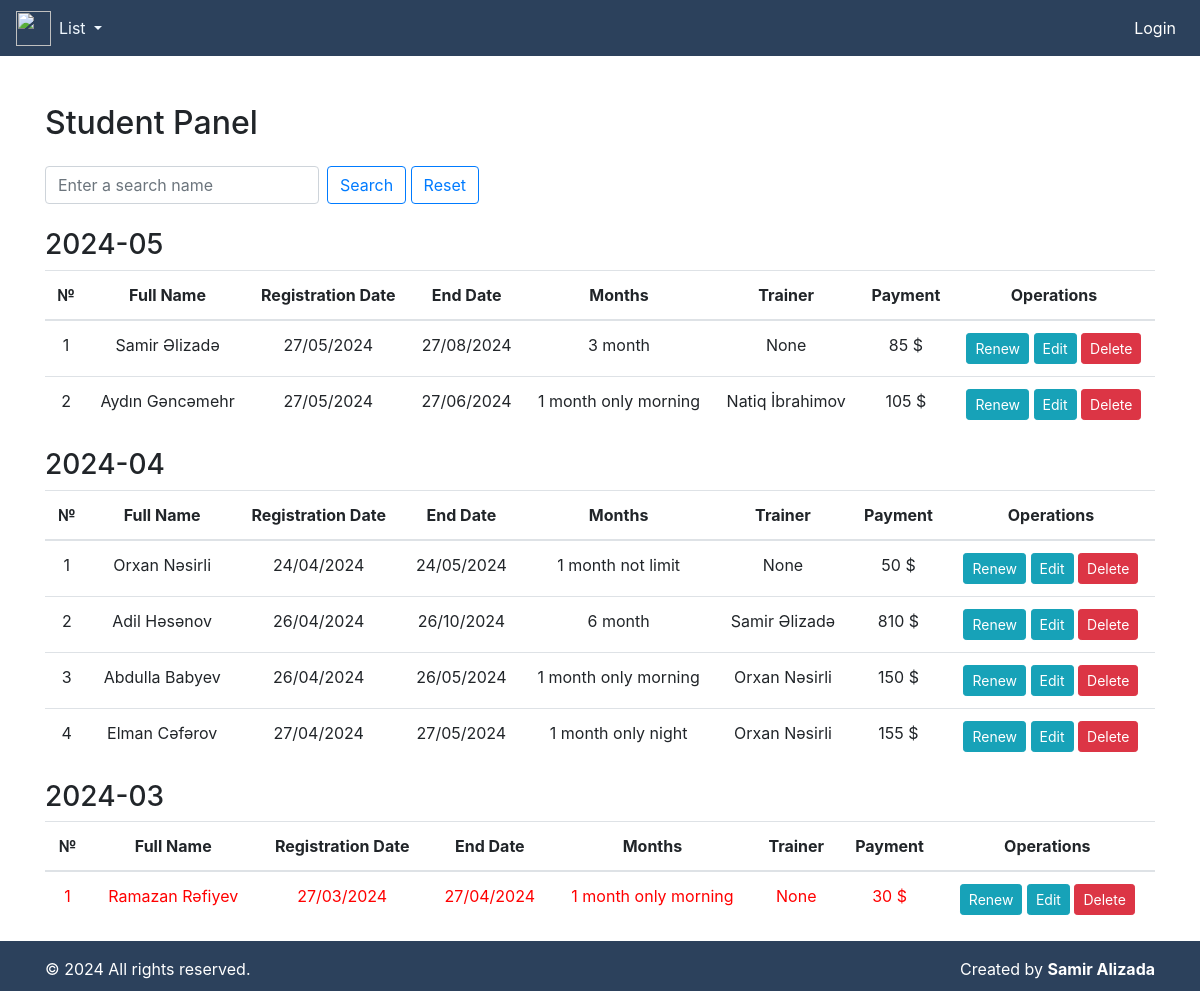
Page /student-panel/ on the earlier database version.
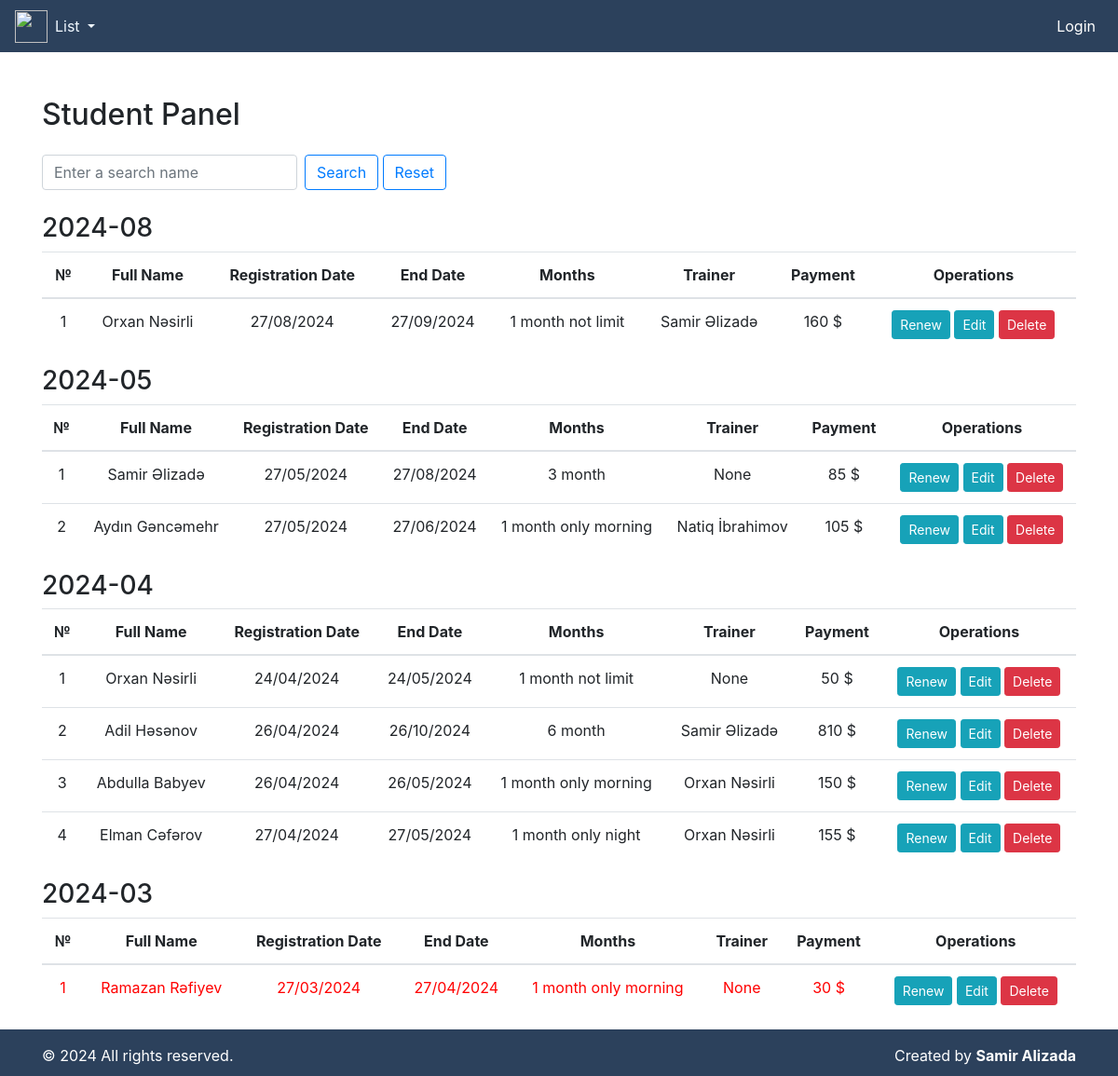
Same page on the later database version.
### fitness/models.py (models this page shows, shortened)
class Student(models.Model):
    full_name = models.CharField(max_length=100)
    registration_date = models.DateField(default=timezone.now)
    months_duration = models.ForeignKey(MonthlyPricing, on_delete=models.CASCADE, null=True, blank=True)
    trainer = models.ForeignKey(Trainer, on_delete=models.CASCADE, null=True, blank=True)
    payment = models.IntegerField(default=0)
    end_date = models.DateField(null=True, blank=True)

class MonthlyPricing(models.Model):
    name = models.CharField(max_length=30, null=True)
    month = models.IntegerField()
    price = models.IntegerField()
    def __str__(self) -> str:
        return f"{self.name}"

class Trainer(models.Model):
    full_name = models.CharField(max_length=100)
    registration_date = models.DateField(default=timezone.now)
    monthly_fee = models.IntegerField()
    student_fee = models.IntegerField()
    def __str__(self) -> str:
        return f"{self.full_name}"

### fitness/views.py (the view)
# urls.py: path('student-panel/', student_panel, name='student_panel'),
def student_panel(request):
    today = date.today()
    query = request.GET.get('q')
    students = Student.objects.all()
    if query:
        students = students.filter(full_name__icontains=query)
    grouped_students = {}
    for student in students:
        month = student.registration_date.strftime('%Y-%m')
        if month not in grouped_students:
            grouped_students[month] = []
        grouped_students[month].append(student)
    sorted_grouped_students = dict(sorted(grouped_students.items(), key=lambda x: x[0], reverse=True))
    return render(request, 'student_panel.html', {'grouped_students': sorted_grouped_students, 'today': today, 'month': month})

### templates/student_panel.html (shortened to what this page needs)
{% include "index.html" %}
{% block content %}
<div class="container mt-5">
    <h2 class="mb-4">Student Panel</h2>
    <form method="GET" class="mb-3">
        <div class="form-inline mb-4">
            <input type="text" name="q" class="form-control mr-sm-2" placeholder="Enter a search name">
            <button class="btn btn-outline-primary my-2 my-sm-0" type="submit">Search</button>
            <a href="{% url 'student_panel' %}"><button class="btn btn-outline-primary my-2 my-sm-0" type="submit">Reset</button>
            </a>
        </div>
    </form>
    {% for month, students in grouped_students.items %}
        <h3>{{ month }}</h3>
    <table class="table text-center">
        <thead>
            <tr>
                <th scope="col">№</th>
                <th scope="col">Full Name</th>
                <th scope="col">Registration Date</th>
                <th scope="col">End Date</th>
                <th scope="col">Months</th>
                <th scope="col">Trainer</th>
                <th scope="col">Payment</th>
                <th scope="col">Operations</th>
            </tr>
        </thead>
        <tbody>
            {% for student in students %}
            <tr class="{% if student.end_date == today %}end-date-today{% elif student.end_date < today %}end-date-past{% endif %}">
                <td>{{ forloop.counter }}</td>
                <td>{{ student.full_name }}</td>
                <td>{{ student.registration_date|date:"d/m/Y" }}</td>
                <td>{{ student.end_date|date:"d/m/Y" }}</td>
                <td>{{ student.months_duration }}</td>
                <td>{{ student.trainer }}</td>
                <td>{{ student.payment }} $</td>
                <td>
                    <a href="{% url 'renew_student' student.pk %}" class="btn btn-sm btn-info" onclick="return confirm('Are you sure you want to renew this student?')">Renew</a>
                    <a href="{% url 'update_student' student.pk %}" class="btn btn-sm btn-info">Edit</a>
                    <a href="{% url 'delete_student' student.pk %}" class="btn btn-sm btn-danger" onclick="return confirm('Are you sure you want to delete this student?')">Delete</a>
                </td>
            </tr>
            {% endfor %}
        </tbody>
    </table>
    {% endfor %}
</div>
{% endblock content %}

Differences in the rows shown:
added Student: month "2024-08", full_name "Orxan Nəsirli", registration_date "27/08/2024", end_date "27/09/2024", months_duration "1 month not limit", trainer "Samir Əlizadə", payment "160"
